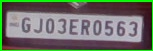
#> input picture plates/scaned_img_0.jpg, 153 x 51 px, given in place of the camera
$ python number-plate.py
#> lines starting #> are read from the running program, lines starting #| are printed output that depends on the picture; after the words box and inside, x2 and y2 are one past the last pixel; in counts of white or black regions, pixels touching at a corner belong together
import cv2
import os

# Path to the Haar cascade XML file for number plate detection
harcascade = r"G:\NumberPlate\model\haarcascade_russian_plate_number.xml"

# Initialize video capture from the webcam (camera index 0)
cap = cv2.VideoCapture(0)

# Set video frame width and height
cap.set(3, 640)  # width
cap.set(4, 480)  # height

# Optional: Increase brightness and exposure settings to improve visibility in low light
cap.set(cv2.CAP_PROP_BRIGHTNESS, 100)
cap.set(cv2.CAP_PROP_EXPOSURE, -6)

# Load the Haar cascade classifier for plate detection
plate_cascade = cv2.CascadeClassifier(harcascade)

# Check if the cascade classifier loaded successfully
if plate_cascade.empty():
    raise IOError("Haar cascade xml file not found or could not be loaded.")

# Create the directory for saving images if it does not exist
if not os.path.exists("plates"):
    os.makedirs("plates")

# Minimum area to consider a detection valid (helps filter out small detections)
min_area = 500
count = 0  # Counter for saved images

while True:
    # Read a frame from the video capture
    success, img = cap.read()
#> img is the input picture: shape (51, 153, 3); mean B, G, R 103.3, 112.7, 109.4

    # Break the loop if there is an issue with the video capture
    if not success:
        print("Failed to capture image.")
        break

    # Convert the frame to grayscale (necessary for detection)
    img_gray = cv2.cvtColor(img, cv2.COLOR_BGR2GRAY)
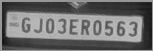
#> img_gray: shape (51, 153); min 20, max 194, mean 110.7

    # Apply histogram equalization to enhance contrast (helps in low-light conditions)
    img_gray = cv2.equalizeHist(img_gray)
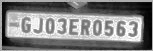
#> img_gray: shape (51, 153); min 0, max 255, mean 128.9

    # Optional: Apply Gaussian blur to reduce noise
    img_gray = cv2.GaussianBlur(img_gray, (5, 5), 0)
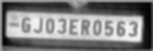
#> img_gray: shape (51, 153); min 3, max 244, mean 127.8

    # Detect number plates in the grayscale image
    plates = plate_cascade.detectMultiScale(img_gray, 1.1, 4)
#> plates = [[11, 4, 134, 45]]

    # Loop through all detected plates
    for (x, y, w, h) in plates:
        area = w * h  # Calculate the area of the detected plate

        # If the detected area is larger than the minimum area, process it
        if area > min_area:
            # Draw a rectangle around the detected plate
            cv2.rectangle(img, (x, y), (x + w, y + h), (0, 255, 0), 2)
            # Add text above the rectangle to label it as "Number Plate"
            cv2.putText(img, "Number Plate", (x, y - 5), cv2.FONT_HERSHEY_COMPLEX_SMALL, 1, (255, 0, 255), 2)

            # Extract the region of interest (ROI) corresponding to the detected plate
            img_roi = img[y: y + h, x: x + w]
            # Display the extracted plate region
            cv2.imshow("ROI", img_roi)
#> this loop made 1 pass
#> (x, y, w, h, area) on pass 1: (11, 4, 134, 45, 6030)
#> pass 1, `img_roi = img[y: y + h, x: x + w]`:
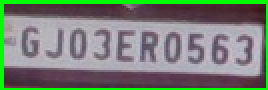
#> img_roi: shape (45, 134, 3) (shown 2 times larger); mean B, G, R 115.9, 128, 118.2
#> after the loop:
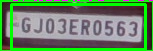
#> img: shape (51, 153, 3); 14.49% of pixels changed, all inside (x1, y1, x2, y2) = (10, 0, 153, 51)

    # Show the result with rectangles drawn on detected plates
    cv2.imshow("Result", img)

    # Check if the 's' key is pressed to save the detected plate image
    if cv2.waitKey(1) & 0xFF == ord('s'):
#> (key Esc is pressed here)
        if 'img_roi' in locals():
            # Save the image of the detected plate in the "plates" directory with a unique name
            cv2.imwrite(f"plates/scanned_img_{count}.jpg", img_roi)
            # Draw a filled rectangle and add text to indicate that the plate was saved
            cv2.rectangle(img, (0, 200), (640, 300), (0, 255, 0), cv2.FILLED)
            cv2.putText(img, "Plate Saved", (150, 265), cv2.FONT_HERSHEY_COMPLEX_SMALL, 2, (0, 0, 255), 2)
            # Show the updated result with the save message
            cv2.imshow("Results", img)
            cv2.waitKey(500)  # Wait for half a second before resuming
            count += 1  # Increment the image counter

            # Exit the loop and close the camera after saving
            break

# Release the video capture and close all windows when done
cap.release()
cv2.destroyAllWindows()

$ run again, on plates/scaned_img_1.jpg
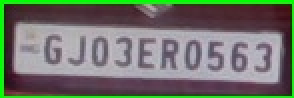
#> input picture plates/scaned_img_1.jpg, 147 x 49 px, given in place of the camera (shown 2 times larger)
#> img is the input picture: shape (49, 147, 3); mean B, G, R 105.1, 115.9, 110.8
#> `img_gray = cv2.GaussianBlur(img_gray, (5, 5), 0)`:
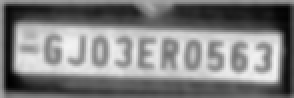
#> img_gray: shape (49, 147) (shown 2 times larger); min 1, max 243, mean 127.9
#> plates = [[12, 4, 132, 44]]
#> the loop `for (x, y, w, h) in plates:` made 1 pass
#> (x, y, w, h, area) on pass 1: (12, 4, 132, 44, 5808)
#> after the loop `for (x, y, w, h) in plates:`:
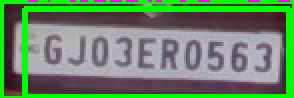
#> img: shape (49, 147, 3) (shown 2 times larger); 13.55% of pixels changed, all inside (x1, y1, x2, y2) = (11, 0, 146, 49)

$ run again, on plates/scanned_img_0.jpg
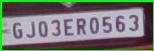
#> input picture plates/scanned_img_0.jpg, 154 x 51 px, given in place of the camera
#> img is the input picture: shape (51, 154, 3); mean B, G, R 112.4, 118.7, 115.4
#> `img_gray = cv2.GaussianBlur(img_gray, (5, 5), 0)`:
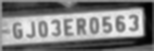
#> img_gray: shape (51, 154); min 1, max 243, mean 128.1
#> plates = [[17, 3, 130, 43]]
#> the loop `for (x, y, w, h) in plates:` made 1 pass
#> (x, y, w, h, area) on pass 1: (17, 3, 130, 43, 5590)
#> after the loop `for (x, y, w, h) in plates:`:
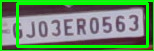
#> img: shape (51, 154, 3); 13.17% of pixels changed, all inside (x1, y1, x2, y2) = (16, 2, 149, 48)
